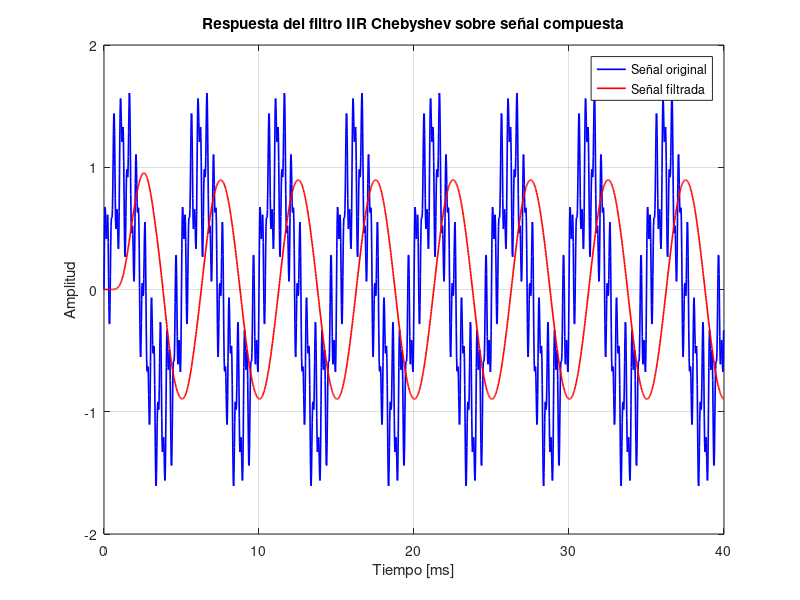
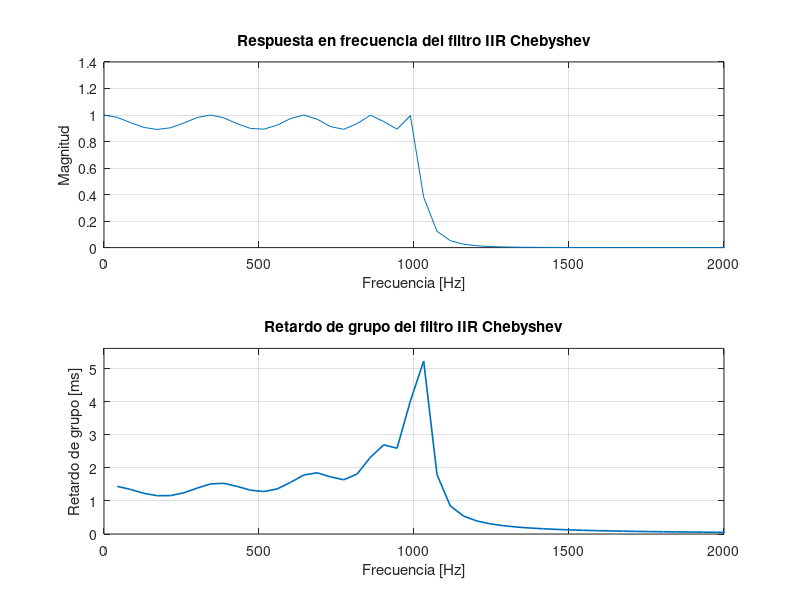

The MATLAB script that drew these images, in order:
% Prueba de filtro IIR Chebyshev con señal compuesta y visualización

pkg load signal;

% Especificaciones del filtro
fs = 44000;           % Frecuencia de muestreo (Hz)
fc = 1000;            % Frecuencia de corte (Hz)
transition_bw = 500;  % Ancho de banda de transicion (Hz)
rp = 1;               % Rizado en banda pasante (dB)
rs = 60;              % Atenuacion en banda de rechazo (dB)

% Calculo de frecuencias normalizadas
Wp = fc / (fs/2);
Ws = (fc + transition_bw) / (fs/2);

% Diseño del filtro Chebyshev Tipo I
[n, Wn] = cheb1ord(Wp, Ws, rp, rs);
[b, a] = cheby1(n, rp, Wn);

% Mostrar orden del filtro
disp(["Orden del filtro IIR: ", num2str(n)]);

% Verificación de estabilidad
poles = roots(a);
if all(abs(poles) < 1)
    disp("✅ El filtro es ESTABLE.");
else
    disp("❌ El filtro es INESTABLE.");
endif

% Generar señal compuesta (igual que en iir_pasa_bajas.cpp)
tiempo_final = 40; % ms
num_muestras = round(fs * tiempo_final / 1000);
t = (0:num_muestras-1) / fs;
f1 = 200;   % Frecuencia baja
f2 = 2000;  % Frecuencia alta 1
f3 = 5000;  % Frecuencia alta 2

x = sin(2*pi*f1*t) + 0.5*sin(2*pi*f2*t) + 0.25*sin(2*pi*f3*t);

% Filtrar la señal
y = filter(b, a, x);

% Graficar señal de entrada y salida
figure;
plot(t*1000, x, 'b', 'LineWidth', 1.2); hold on;
plot(t*1000, y, 'r', 'LineWidth', 1.2);
legend('Señal original', 'Señal filtrada');
xlabel('Tiempo [ms]'); ylabel('Amplitud');
title('Respuesta del filtro IIR Chebyshev sobre señal compuesta');
grid on;

% Graficar retardo de grupo en figura aparte

[H,f]  = freqz(b,a,[],fs);
[gd,f] = grpdelay(b,a,[],fs);

phi = unwrap(angle(H));
gd_manual = -diff(phi) ./ diff(2*pi*f/fs);

% Obtener índice del arreglo f del valor más cercano a 200Hz
[~, idx_200Hz] = min(abs(f(1:end-1) - 200));

% Obtener retardo a partir del índice
gd_muestras = gd_manual(idx_200Hz);
gd_ms       = gd_muestras * 1000 / fs;

fprintf('Retardo en 200 Hz: %.3f ms\n', gd_ms);

figure;
subplot(211);
plot(f,abs(H));
title('Respuesta en frecuencia del filtro IIR Chebyshev');
xlabel('Frecuencia [Hz]'); ylabel('Magnitud');
xlim([0 2*fc]);
grid on;

subplot(212);
plot(f(2:end), gd_manual*1000/fs, 'LineWidth', 1.2);
title('Retardo de grupo del filtro IIR Chebyshev');
xlabel('Frecuencia [Hz]'); ylabel('Retardo de grupo [ms]');
xlim([0 2*fc]);
ylim([0 max(gd_manual)*1000/fs]);
grid on;

disp('Presiona una tecla para cerrar la gráfica...');
waitforbuttonpress;
